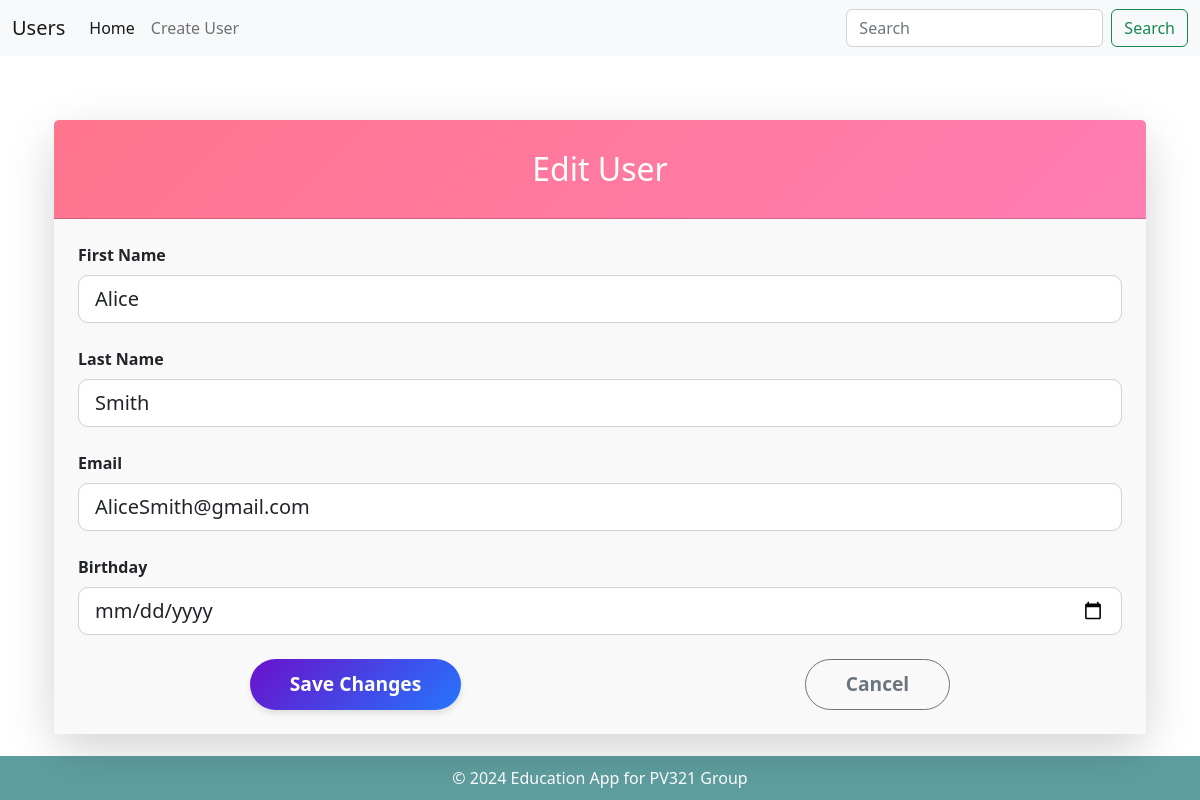
The app's page /users/edit/3/ with its own data.
### users/models.py (models this page shows)
class User(models.Model):
    first_name = models.CharField(max_length=30)
    last_name = models.CharField(max_length=30)
    email = models.EmailField()
    birthday = models.DateField()

### users/views.py (the view)
# urls.py: path('edit/<int:id>/', views.edit, name='edit_film'),
def edit(request, id):
    try:
        user = User.objects.get(id=id)
        form = EditUser(instance=user)
        if request.method == "POST":
            form = CreateUser(request.POST, instance=user)
            if form.is_valid():
                form.save()
                return redirect("/users/list_users/")
        return render(request, "edit_user.html", {"form": form})
    except User.DoesNotExist:
        return HttpResponse("User not found", status=404)

### users/forms/edit.py (shortened to what this page needs)
class EditUser(forms.ModelForm):
    class Meta:
        model = User
        fields = "__all__"

### films/context_processors.py (called while the page is built)
def saved_films_count(request):
    count = Film.objects.filter(is_saved=True).count()
    return {'saved_films_count': count}

### users/templates/edit_user.html (shortened to what this page needs)
{% extends "_layout_users.html" %}
{% block content %}
<div class="container mt-5">
    <div class="card shadow-lg border-0" style="border-radius: 20px;">
        <div class="card-header text-white text-center" style="background: linear-gradient(135deg, #ff758c, #ff7eb3); padding: 30px;">
            <h2 class="mb-0">Edit User</h2>
        </div>
        <div class="card-body p-4" style="background-color: #f9f9f9;">
            <form method="post">
                <div class="mb-4">
                    <label class="form-label" style="font-weight: bold;">First Name</label>
                    <input value="{{ form.first_name.value }}" type="text" name="first_name" class="form-control form-control-lg" placeholder="Enter user name" required style="border-radius: 10px;">
                </div>
                <div class="mb-4">
                    <label class="form-label" style="font-weight: bold;">Last Name</label>
                    <input value="{{ form.last_name.value }}" type="text" name="last_name" class="form-control form-control-lg" placeholder="Enter last name" required style="border-radius: 10px;">
                </div>
                <div class="mb-4">
                    <label class="form-label" style="font-weight: bold;">Email</label>
                    <input value="{{ form.email.value }}" type="email" name="email" class="form-control form-control-lg" placeholder="Enter email address" required style="border-radius: 10px;">
                </div>
                <div class="mb-4">
                    <label class="form-label" style="font-weight: bold;">Birthday</label>
                    <input value="{{ form.birthday.value }}" type="date" name="birthday" class="form-control form-control-lg" required style="border-radius: 10px;">
                </div>
                <div class="text-center d-flex justify-content-around">
                    <button type="submit" class="btn btn-gradient btn-lg" style="padding: 10px 40px; border-radius: 50px; background: linear-gradient(135deg, #6a11cb, #2575fc); color: #fff; font-size: 1.2rem; font-weight: bold; border: none; box-shadow: 0 4px 6px rgba(0, 0, 0, 0.1); transition: transform 0.2s ease, box-shadow 0.2s ease;">
                        Save Changes
                    </button>
                    <a href="/users/" class="btn btn-outline-secondary btn-lg" style="padding: 10px 40px; border-radius: 50px; font-size: 1.2rem; font-weight: bold;">
                        Cancel
                    </a>
                </div>
            </form>
        </div>
    </div>
</div>
{% endblock %}

### users/static/style.css (style rules this page uses)
body { display: flex; flex-direction: column; min-height: 100vh; }

### records on screen
User: first_name "Alice", last_name "Smith", email "AliceSmith@gmail.com"
